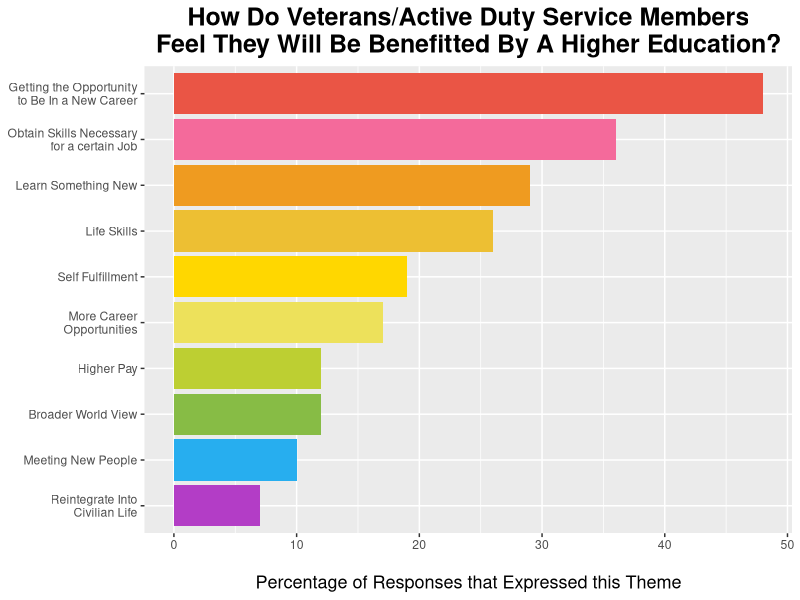

The R script that drew this image:
# Load ggplot2
library(ggplot2)
# Create data
data <- data.frame(
  name=c("Getting the Opportunity\nto Be In a New Career","Obtain Skills Necessary\nfor a certain Job","Learn Something New","Life Skills","Self Fulfillment", "More Career\nOpportunities", "Higher Pay", "Broader World View", "Meeting New People", "Reintegrate Into\nCivilian Life") ,  
  value=c(48, 36, 29, 26, 19, 17, 12, 12, 10, 7)
)
colors <- c("#ea5545", "#f46a9b", "#ef9b20", "#edbf33", "gold", "#ede15b", "#bdcf32", "#87bc45", "#27aeef", "#b33dc6")
# Barplot
ggplot(data, aes(x = reorder(name, value), y = value)) + geom_bar(stat = "identity", fill = colors) +
  coord_flip() + xlab("Theme") + ylab("\nPercentage of Responses that Expressed this Theme") +ggtitle("How Do Veterans/Active Duty Service Members\nFeel They Will Be Benefitted By A Higher Education?") + theme(axis.title.x = (element_text(size=13)), axis.title.y = element_blank(), plot.title = element_text(face="bold", hjust = 0.5, size=18))












